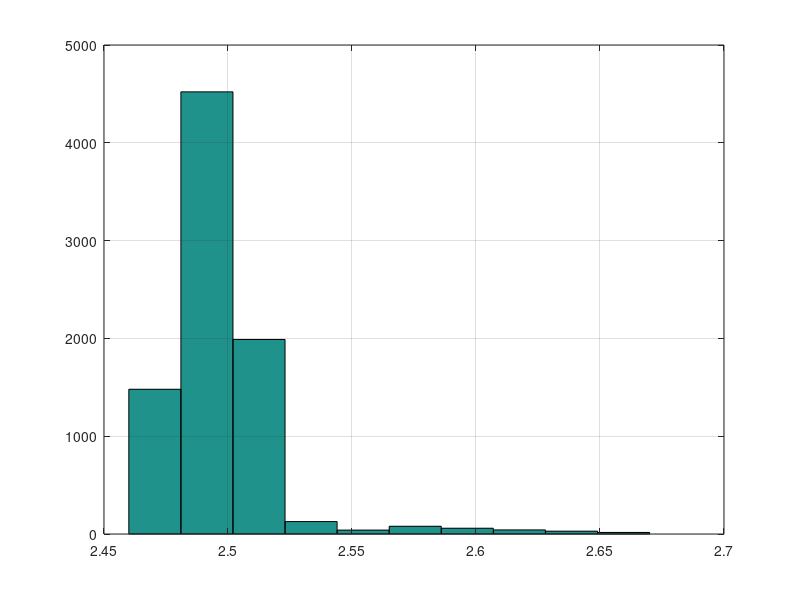

Recreate this plot in MATLAB.
clear; close all; clc;
lsb=183.1e-6;
data=csvread('VREF2.5V.txt');
%voltage=data*lsb;
%k0=find(voltage==0);
%voltage(k0)=[];
%hist(voltage);
hist(data);
grid on;